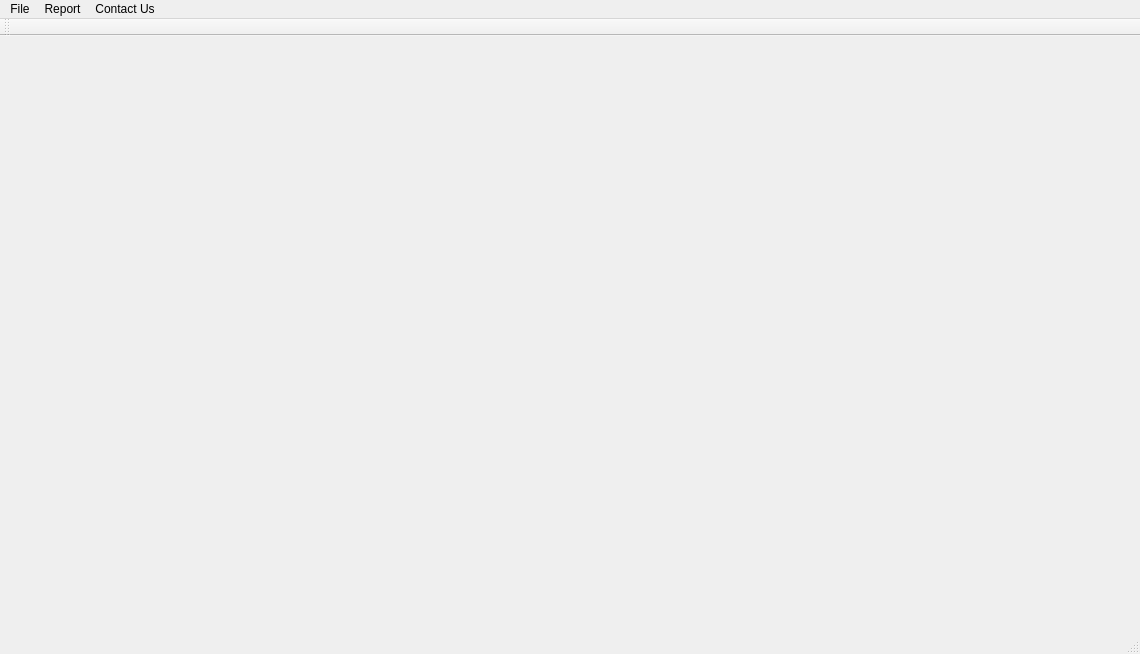
<?xml version="1.0" encoding="UTF-8"?>
<ui version="4.0">
 <class>MainWindow</class>
 <widget class="QMainWindow" name="MainWindow">
  <property name="geometry">
   <rect>
    <x>0</x>
    <y>0</y>
    <width>1140</width>
    <height>654</height>
   </rect>
  </property>
  <property name="windowTitle">
   <string>MainWindow</string>
  </property>
  <widget class="QWidget" name="centralWidget">
   <widget class="QStackedWidget" name="stackedWidget">
    <property name="geometry">
     <rect>
      <x>10</x>
      <y>10</y>
      <width>1141</width>
      <height>601</height>
     </rect>
    </property>
    <property name="currentIndex">
     <number>3</number>
    </property>
    <widget class="QWidget" name="BlankPage"/>
    <widget class="QWidget" name="LoginPage">
     <property name="minimumSize">
      <size>
       <width>821</width>
       <height>0</height>
      </size>
     </property>
     <widget class="QGroupBox" name="groupBox">
      <property name="geometry">
       <rect>
        <x>450</x>
        <y>120</y>
        <width>291</width>
        <height>211</height>
       </rect>
      </property>
      <property name="title">
       <string>Login </string>
      </property>
      <widget class="QWidget" name="layoutWidget">
       <property name="geometry">
        <rect>
         <x>30</x>
         <y>50</y>
         <width>177</width>
         <height>124</height>
        </rect>
       </property>
       <layout class="QVBoxLayout" name="verticalLayout">
        <item>
         <layout class="QHBoxLayout" name="horizontalLayout">
          <item>
           <widget class="QLabel" name="label">
            <property name="text">
             <string>Username</string>
            </property>
           </widget>
          </item>
          <item>
           <widget class="QLineEdit" name="lineEdit_username"/>
          </item>
         </layout>
        </item>
        <item>
         <layout class="QHBoxLayout" name="horizontalLayout_2">
          <item>
           <widget class="QLabel" name="label_2">
            <property name="text">
             <string>Password</string>
            </property>
           </widget>
          </item>
          <item>
           <widget class="QLineEdit" name="lineEdit_password"/>
          </item>
         </layout>
        </item>
        <item>
         <widget class="QPushButton" name="loginButton">
          <property name="text">
           <string>Login</string>
          </property>
         </widget>
        </item>
        <item>
         <widget class="QPushButton" name="cancelButton">
          <property name="text">
           <string>Cancel</string>
          </property>
         </widget>
        </item>
       </layout>
      </widget>
     </widget>
    </widget>
    <widget class="QWidget" name="AdminPage">
     <widget class="renderArea" name="renderWidget" native="true">
      <property name="geometry">
       <rect>
        <x>20</x>
        <y>10</y>
        <width>1101</width>
        <height>491</height>
       </rect>
      </property>
     </widget>
     <widget class="QPushButton" name="addShapeButton">
      <property name="geometry">
       <rect>
        <x>70</x>
        <y>530</y>
        <width>401</width>
        <height>25</height>
       </rect>
      </property>
      <property name="text">
       <string>Add Shape</string>
      </property>
     </widget>
     <widget class="QPushButton" name="pushButton">
      <property name="geometry">
       <rect>
        <x>690</x>
        <y>530</y>
        <width>371</width>
        <height>25</height>
       </rect>
      </property>
      <property name="text">
       <string>Delete Shape</string>
      </property>
     </widget>
    </widget>
    <widget class="QWidget" name="UserPage">
     <widget class="renderArea" name="renderWidget_user" native="true">
      <property name="geometry">
       <rect>
        <x>10</x>
        <y>10</y>
        <width>1101</width>
        <height>491</height>
       </rect>
      </property>
     </widget>
    </widget>
    <widget class="QWidget" name="PerimeterReport">
     <widget class="QGroupBox" name="groupBox_2">
      <property name="geometry">
       <rect>
        <x>190</x>
        <y>120</y>
        <width>721</width>
        <height>281</height>
       </rect>
      </property>
      <property name="title">
       <string>Perimeter Report</string>
      </property>
      <widget class="QWidget" name="">
       <property name="geometry">
        <rect>
         <x>0</x>
         <y>20</y>
         <width>31</width>
         <height>261</height>
        </rect>
       </property>
       <layout class="QVBoxLayout" name="verticalLayout_2">
        <item>
         <widget class="QLabel" name="label_3">
          <property name="text">
           <string>Id</string>
          </property>
         </widget>
        </item>
        <item>
         <widget class="QListWidget" name="idlistWidget"/>
        </item>
       </layout>
      </widget>
      <widget class="QWidget" name="">
       <property name="geometry">
        <rect>
         <x>30</x>
         <y>20</y>
         <width>691</width>
         <height>261</height>
        </rect>
       </property>
       <layout class="QVBoxLayout" name="verticalLayout_3">
        <item>
         <widget class="QLabel" name="label_5">
          <property name="text">
           <string>Shape Perimeter</string>
          </property>
         </widget>
        </item>
        <item>
         <widget class="QListWidget" name="perimeterListWidget"/>
        </item>
       </layout>
      </widget>
     </widget>
    </widget>
    <widget class="QWidget" name="AreaReport">
     <widget class="QGroupBox" name="groupBox_3">
      <property name="geometry">
       <rect>
        <x>230</x>
        <y>90</y>
        <width>721</width>
        <height>281</height>
       </rect>
      </property>
      <property name="title">
       <string>Area Report</string>
      </property>
      <widget class="QWidget" name="layoutWidget_2">
       <property name="geometry">
        <rect>
         <x>0</x>
         <y>20</y>
         <width>31</width>
         <height>261</height>
        </rect>
       </property>
       <layout class="QVBoxLayout" name="verticalLayout_4">
        <item>
         <widget class="QLabel" name="label_6">
          <property name="text">
           <string>Id</string>
          </property>
         </widget>
        </item>
        <item>
         <widget class="QListWidget" name="idlistWidget_2"/>
        </item>
       </layout>
      </widget>
      <widget class="QWidget" name="layoutWidget_3">
       <property name="geometry">
        <rect>
         <x>30</x>
         <y>20</y>
         <width>691</width>
         <height>261</height>
        </rect>
       </property>
       <layout class="QVBoxLayout" name="verticalLayout_5">
        <item>
         <widget class="QLabel" name="label_7">
          <property name="text">
           <string>Shape Area</string>
          </property>
         </widget>
        </item>
        <item>
         <widget class="QListWidget" name="areaListWidget"/>
        </item>
       </layout>
      </widget>
     </widget>
    </widget>
   </widget>
  </widget>
  <widget class="QMenuBar" name="menuBar">
   <property name="geometry">
    <rect>
     <x>0</x>
     <y>0</y>
     <width>1140</width>
     <height>22</height>
    </rect>
   </property>
   <widget class="QMenu" name="menuFile">
    <property name="title">
     <string>File</string>
    </property>
    <addaction name="actionLogin"/>
   </widget>
   <widget class="QMenu" name="menuReport">
    <property name="title">
     <string>Report</string>
    </property>
    <addaction name="actionPerimeters"/>
    <addaction name="actionAreas"/>
   </widget>
   <widget class="QMenu" name="menuContact_Us">
    <property name="title">
     <string>Contact Us</string>
    </property>
   </widget>
   <addaction name="menuFile"/>
   <addaction name="menuReport"/>
   <addaction name="menuContact_Us"/>
  </widget>
  <widget class="QToolBar" name="mainToolBar">
   <attribute name="toolBarArea">
    <enum>TopToolBarArea</enum>
   </attribute>
   <attribute name="toolBarBreak">
    <bool>false</bool>
   </attribute>
  </widget>
  <widget class="QStatusBar" name="statusBar"/>
  <action name="actionLogin">
   <property name="text">
    <string>Login</string>
   </property>
  </action>
  <action name="actionPerimeters">
   <property name="text">
    <string>Perimeters</string>
   </property>
  </action>
  <action name="actionAreas">
   <property name="text">
    <string>Areas</string>
   </property>
  </action>
 </widget>
 <layoutdefault spacing="6" margin="11"/>
 <customwidgets>
  <customwidget>
   <class>renderArea</class>
   <extends>QWidget</extends>
   <header>renderarea.h</header>
   <container>1</container>
  </customwidget>
 </customwidgets>
 <resources/>
 <connections/>
</ui>
